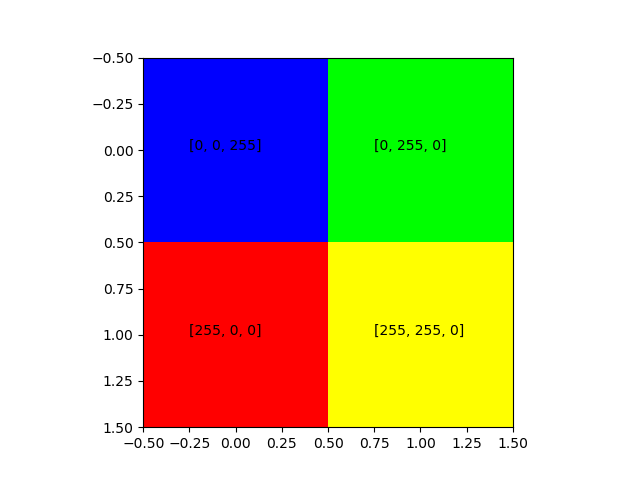
#> input picture ML/foo.png, 640 x 480 px
$ python cam3.py
#> lines starting #> are read from the running program, lines starting #| are printed output that depends on the picture
"""."""
# import numpy as np
import matplotlib.pyplot as plt
import cv2

# from typing import # Tuple, Union  # , Any, NewType, TypeVar
from typing_extensions import Final
from mytypes import imageType

image: imageType = cv2.imread("./foo.png")
#> image is the input picture: shape (480, 640, 3); mean B, G, R 167.4, 195.8, 195.9
WIDTH: Final[int] = 300
HEIGHT: Final[int] = 300
print(image.shape)
#| (480, 640, 3)
# plt.imshow(image)


def grey_image(color_img: imageType) -> imageType:
    grey: imageType = cv2.cvtColor(color_img, cv2.COLOR_BGR2GRAY)
    plt.imshow(grey, cmap='gray')  # or cmap = gray_r / Greys / Greys_r
    return grey


def squash_image(origin_img: imageType, WIDTH: int = 300, HEIGHT: int = 300) -> imageType:
    """squash an image to given dimensions"""
    resized: imageType = cv2.resize(origin_img, (WIDTH, HEIGHT))
    plt.imshow(resized)
    return resized


def crop_center(origin_img: imageType, cropx: int = 300, cropy: int = 300) -> imageType:
    y, x, c = origin_img.shape
    startx = x // 2 - (cropx // 2)
    starty = y // 2 - (cropy // 2)
    cropped: imageType = origin_img[starty:starty + cropy, startx:startx + cropx]
    return cropped


def scale_image(origin_img: imageType, WIDTH: int = 300, HEIGHT: int = 300) -> imageType:
    """scale image to given dimensions, retaining landscape/portrait format"""
    aspect = origin_img.shape[1] / float(origin_img.shape[0])
    scaled: imageType
    # print(aspect)
    if(aspect > 1):
        # landscape orientation - wide image
        res = int(aspect * HEIGHT)
        scaled = cv2.resize(origin_img, (res, HEIGHT))
    if(aspect < 1):
        # portrait orientation - tall image
        res = int(WIDTH / aspect)
        scaled = cv2.resize(origin_img, (WIDTH, res))
    if(aspect == 1):
        scaled = cv2.resize(origin_img, (WIDTH, HEIGHT))

    plt.imshow(scaled)
    return scaled


def add_image_text(image: imageType, text: str) -> imageType:
    """add text to image """
#> called with text = 'added text!'
    text_image = image.copy()
    text_font = cv2.FONT_HERSHEY_SIMPLEX
    text_origin_pos = (170, 30)  # from topleft
    text_scale = 0.8
    text_color = (20, 240, 150)
    text_line_thick = 2
    cv2.putText(text_image, text, text_origin_pos, text_font, text_scale, text_color, text_line_thick)

    under_start_offset = (-5, 10)  # -x to the left, y underneath
    line_length = 155
    under_start_pos = tuple(x + y for x, y in zip(text_origin_pos, under_start_offset))
    under_finish_pos = tuple(x + y for x, y in zip(under_start_pos, (line_length, 0)))
    under_color = (50, 100, 250)
    under_line_thick = 3
    cv2.line(text_image, under_start_pos, under_finish_pos, under_color, under_line_thick)
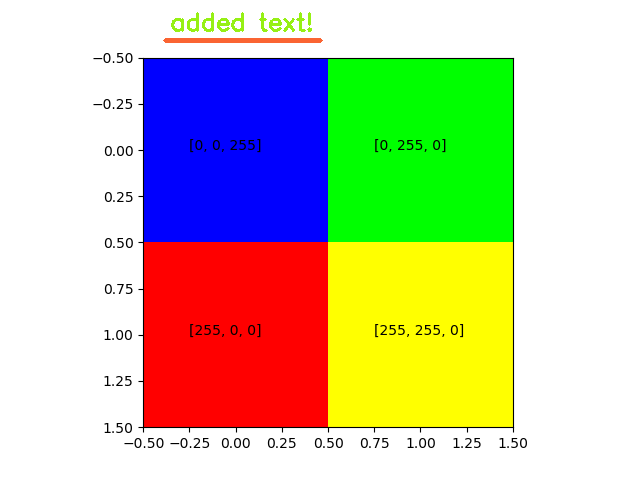
#> text_image: shape (480, 640, 3); mean B, G, R 166.1, 195.3, 195.5

    plt.imshow(text_image)
    return text_image


edited_image = add_image_text(image, "added text!")
plt.imshow(edited_image)
# plt.savefig('foo.png')
plt.show()  # shows the last plt.imshow in window
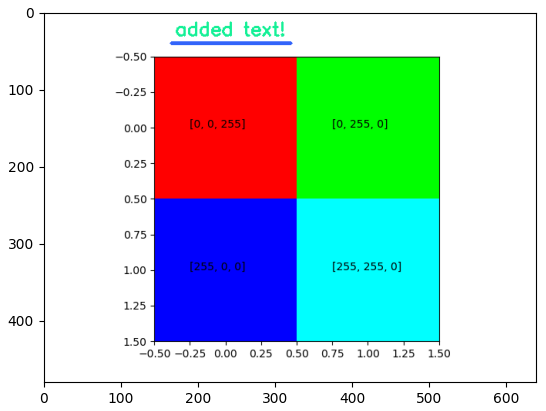
#> figure drawn by matplotlib, 1 panel; B, G, R data is drawn as R, G, B
